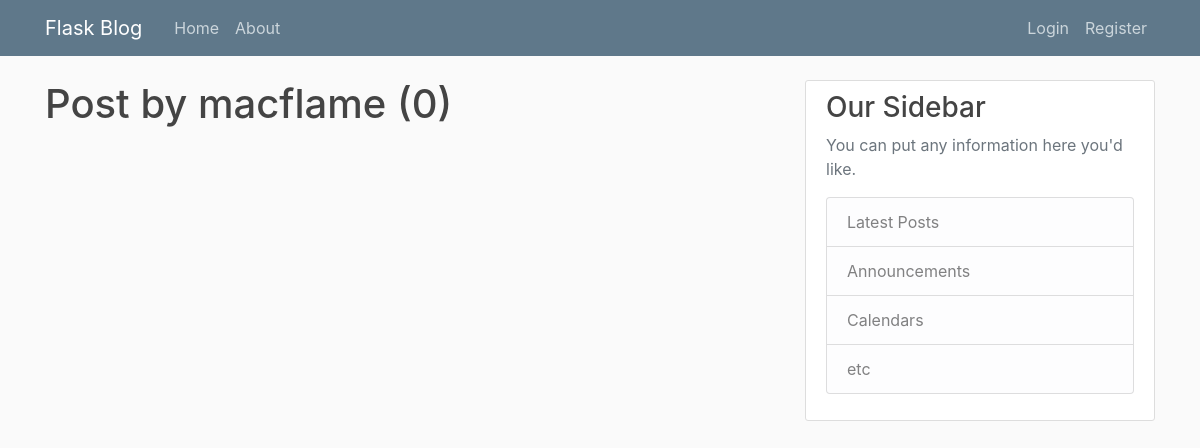
Before: /user/macflame with the older database file.
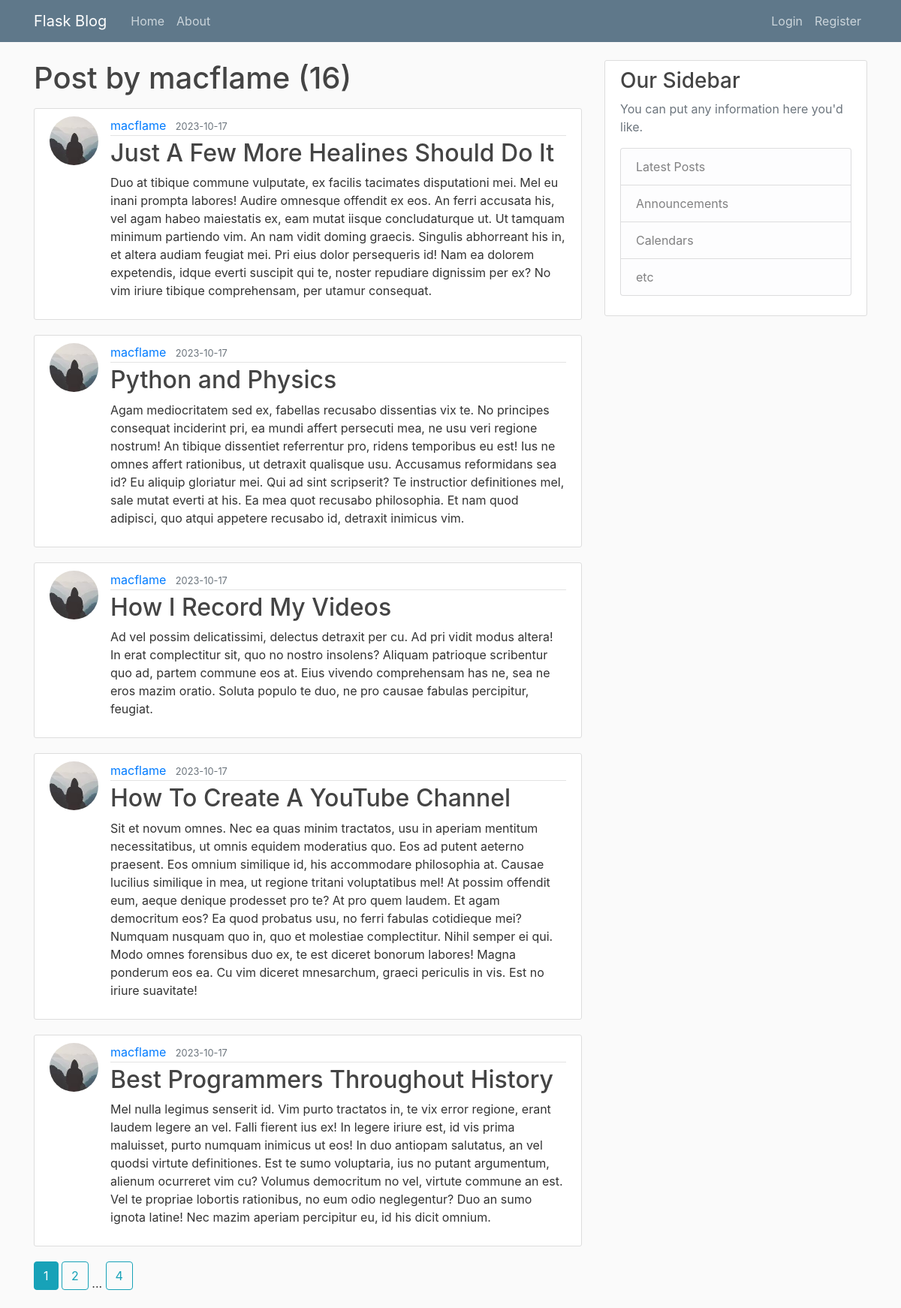
After: the same page with the newer database file.
### flaskblog/models.py (models this page shows, shortened)
class Post(db.Model):
    id = db.Column(db.Integer, primary_key=True)
    title = db.Column(db.String(100), nullable=False)
    date_posted = db.Column(db.DateTime, nullable=False, default=datetime.utcnow)
    content = db.Column(db.Text, nullable=False)
    user_id = db.Column(db.Integer, db.ForeignKey('user.id'), nullable=False)

class User(db.Model, UserMixin):
    id = db.Column(db.Integer, primary_key=True)
    username = db.Column(db.String(20), unique=True, nullable=False)
    email = db.Column(db.String(120), unique=True, nullable=False)
    image_file = db.Column(db.String(20), nullable=False, default='default.jpg')
    password = db.Column(db.String(60), nullable=False)
    posts = db.relationship('Post', backref='author', lazy=True)

### flaskblog/routes.py (the view)
@app.route("/user/<string:username>")
def user_posts(username):
    page = request.args.get('page', 1, type=int)
    user = User.query.filter_by(username=username).first_or_404()
    posts = Post.query.filter_by(author=user)\
        .order_by(Post.date_posted.desc())\
        .paginate(page=page, per_page=5)
    return render_template('user_posts.html', posts=posts, user=user)

### flaskblog/templates/user_posts.html
{% extends "layout.html" %}
{% block content %}
    <h1 class="mb-3">Post by {{ user.username }} ({{ posts.total }})</h1>
    {% for post in posts.items %}
        <article class="media content-section">
          <img class="rounded-circle article-img" src="{{ url_for('static', filename='profile_pics/' + post.author.image_file) }}">
          <div class="media-body">
            <div class="article-metadata">
              <a class="mr-2" href="{{ url_for('user_posts', username=post.author.username) }}">{{ post.author.username }}</a>
              <small class="text-muted">{{ post.date_posted.strftime('%Y-%m-%d') }}</small>
            </div>
            <h2><a class="article-title" href="{{ url_for('post', post_id=post.id) }}">{{ post.title }}</a></h2>
            <p class="article-content">{{ post.content }}</p>
          </div>
        </article>
    {% endfor %}
    {% for page_num in posts.iter_pages(left_edge=1, right_edge=1, left_current=1, right_current=2) %}
      {% if page_num %}
        {% if posts.page == page_num %}
          <a class="btn btn-info mb-4" href="{{ url_for('user_posts', username=user.username, page=page_num) }}">{{ page_num }}</a>
        {% else %}
          <a class="btn btn-outline-info mb-4" href="{{ url_for('user_posts', username=user.username, page=page_num) }}">{{ page_num }}</a>
        {% endif %}
      {% else %}
        ...
      {% endif %}
    {% endfor %}
{% endblock content %}

Changed rows visible on the page:
added Post: image_file (picture), author.username "macflame", date_posted "2023-10-17", title "Just A Few More Healines Should Do It", content "Duo at tibique commune vulputate, ex facilis tacimates disputationi mei. Mel eu inani prompta labores! Audire omnesque offendit ex eos. An ferri accusata his, vel agam habeo maiestatis ex, eam mutat iisque concludaturque ut. Ut tamquam minimum partiendo vim. An nam vidit doming graecis. Singulis abhorreant his in, et altera audiam feugiat mei. Pri eius dolor persequeris id! Nam ea dolorem expetendis, idque everti suscipit qui te, noster repudiare dignissim per ex? No vim iriure tibique comprehensam, per utamur consequat."
added Post: image_file (picture), author.username "macflame", date_posted "2023-10-17", title "Python and Physics", content "Agam mediocritatem sed ex, fabellas recusabo dissentias vix te. No principes consequat inciderint pri, ea mundi affert persecuti mea, ne usu veri regione nostrum! An tibique dissentiet referrentur pro, ridens temporibus eu est! Ius ne omnes affert rationibus, ut detraxit qualisque usu. Accusamus reformidans sea id? Eu aliquip gloriatur mei. Qui ad sint scripserit? Te instructior definitiones mel, sale mutat everti at his. Ea mea quot recusabo philosophia. Et nam quod adipisci, quo atqui appetere recusabo id, detraxit inimicus vim."
added Post: image_file (picture), author.username "macflame", date_posted "2023-10-17", title "How I Record My Videos", content "Ad vel possim delicatissimi, delectus detraxit per cu. Ad pri vidit modus altera! In erat complectitur sit, quo no nostro insolens? Aliquam patrioque scribentur quo ad, partem commune eos at. Eius vivendo comprehensam has ne, sea ne eros mazim oratio. Soluta populo te duo, ne pro causae fabulas percipitur, feugiat."
added Post: image_file (picture), author.username "macflame", date_posted "2023-10-17", title "How To Create A YouTube Channel", content "Sit et novum omnes. Nec ea quas minim tractatos, usu in aperiam mentitum necessitatibus, ut omnis equidem moderatius quo. Eos ad putent aeterno praesent. Eos omnium similique id, his accommodare philosophia at. Causae lucilius similique in mea, ut regione tritani voluptatibus mel! At possim offendit eum, aeque denique prodesset pro te? At pro quem laudem. Et agam democritum eos? Ea quod probatus usu, no ferri fabulas cotidieque mei? Numquam nusquam quo in, quo et molestiae complectitur. Nihil semper ei qui. Modo omnes forensibus duo ex, te est diceret bonorum labores! Magna ponderum eos ea. Cu vim diceret mnesarchum, graeci periculis in vis. Est no iriure suavitate!"
added Post: image_file (picture), author.username "macflame", date_posted "2023-10-17", title "Best Programmers Throughout History", content "Mel nulla legimus senserit id. Vim purto tractatos in, te vix error regione, erant laudem legere an vel. Falli fierent ius ex! In legere iriure est, id vis prima maluisset, purto numquam inimicus ut eos! In duo antiopam salutatus, an vel quodsi virtute definitiones. Est te sumo voluptaria, ius no putant argumentum, alienum ocurreret vim cu? Volumus democritum no vel, virtute commune an est. Vel te propriae lobortis rationibus, no eum odio neglegentur? Duo an sumo ignota latine! Nec mazim aperiam percipitur eu, id his dicit omnium."
Other visible differences:
{{ posts.total }}: "0" → "16"
new list line: "1"
new list line: "2"
new list line: "4"
